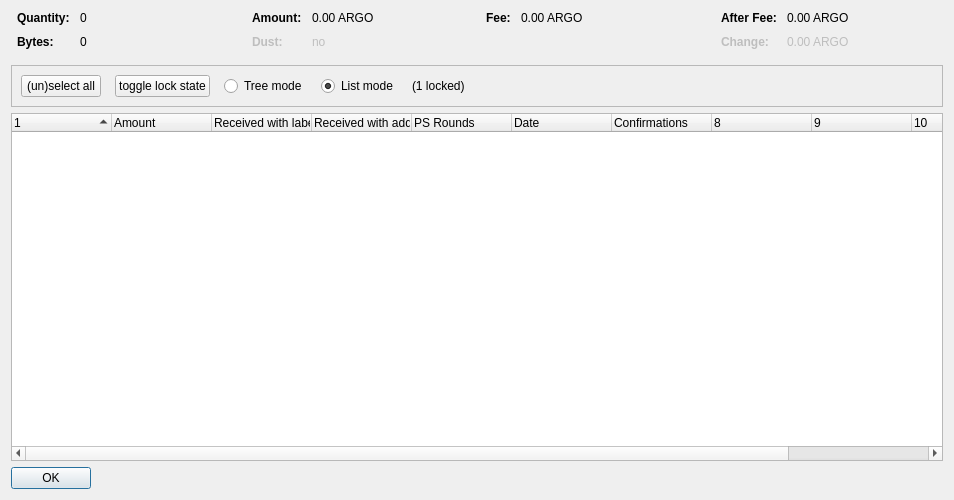
<?xml version="1.0" encoding="UTF-8"?>
<ui version="4.0">
 <class>CoinControlDialog</class>
 <widget class="QDialog" name="CoinControlDialog">
  <property name="geometry">
   <rect>
    <x>0</x>
    <y>0</y>
    <width>954</width>
    <height>500</height>
   </rect>
  </property>
  <property name="windowTitle">
   <string>Coin Selection</string>
  </property>
  <layout class="QVBoxLayout" name="verticalLayout">
   <item>
    <layout class="QHBoxLayout" name="horizontalLayoutTop" stretch="0,0,0,0">
     <property name="topMargin">
      <number>0</number>
     </property>
     <property name="bottomMargin">
      <number>10</number>
     </property>
     <item>
      <layout class="QFormLayout" name="formLayoutCoinControl1">
       <property name="horizontalSpacing">
        <number>10</number>
       </property>
       <property name="verticalSpacing">
        <number>10</number>
       </property>
       <property name="leftMargin">
        <number>6</number>
       </property>
       <property name="rightMargin">
        <number>6</number>
       </property>
       <item row="0" column="0">
        <widget class="QLabel" name="labelCoinControlQuantityText">
         <property name="font">
          <font>
           <weight>75</weight>
           <bold>true</bold>
          </font>
         </property>
         <property name="text">
          <string>Quantity:</string>
         </property>
        </widget>
       </item>
       <item row="0" column="1">
        <widget class="QLabel" name="labelCoinControlQuantity">
         <property name="cursor">
          <cursorShape>IBeamCursor</cursorShape>
         </property>
         <property name="contextMenuPolicy">
          <enum>Qt::ActionsContextMenu</enum>
         </property>
         <property name="text">
          <string notr="true">0</string>
         </property>
         <property name="textInteractionFlags">
          <set>Qt::LinksAccessibleByMouse|Qt::TextSelectableByKeyboard|Qt::TextSelectableByMouse</set>
         </property>
        </widget>
       </item>
       <item row="1" column="0">
        <widget class="QLabel" name="labelCoinControlBytesText">
         <property name="font">
          <font>
           <weight>75</weight>
           <bold>true</bold>
          </font>
         </property>
         <property name="text">
          <string>Bytes:</string>
         </property>
        </widget>
       </item>
       <item row="1" column="1">
        <widget class="QLabel" name="labelCoinControlBytes">
         <property name="cursor">
          <cursorShape>IBeamCursor</cursorShape>
         </property>
         <property name="contextMenuPolicy">
          <enum>Qt::ActionsContextMenu</enum>
         </property>
         <property name="text">
          <string notr="true">0</string>
         </property>
         <property name="textInteractionFlags">
          <set>Qt::LinksAccessibleByMouse|Qt::TextSelectableByKeyboard|Qt::TextSelectableByMouse</set>
         </property>
        </widget>
       </item>
      </layout>
     </item>
     <item>
      <layout class="QFormLayout" name="formLayoutCoinControl2">
       <property name="horizontalSpacing">
        <number>10</number>
       </property>
       <property name="verticalSpacing">
        <number>10</number>
       </property>
       <property name="leftMargin">
        <number>6</number>
       </property>
       <property name="rightMargin">
        <number>6</number>
       </property>
       <item row="0" column="0">
        <widget class="QLabel" name="labelCoinControlAmountText">
         <property name="font">
          <font>
           <weight>75</weight>
           <bold>true</bold>
          </font>
         </property>
         <property name="text">
          <string>Amount:</string>
         </property>
        </widget>
       </item>
       <item row="0" column="1">
        <widget class="QLabel" name="labelCoinControlAmount">
         <property name="cursor">
          <cursorShape>IBeamCursor</cursorShape>
         </property>
         <property name="contextMenuPolicy">
          <enum>Qt::ActionsContextMenu</enum>
         </property>
         <property name="text">
          <string notr="true">0.00 ARGO</string>
         </property>
         <property name="textInteractionFlags">
          <set>Qt::LinksAccessibleByMouse|Qt::TextSelectableByKeyboard|Qt::TextSelectableByMouse</set>
         </property>
        </widget>
       </item>
       <item row="1" column="0">
        <widget class="QLabel" name="labelCoinControlLowOutputText">
         <property name="enabled">
          <bool>false</bool>
         </property>
         <property name="font">
          <font>
           <weight>75</weight>
           <bold>true</bold>
          </font>
         </property>
         <property name="text">
          <string>Dust:</string>
         </property>
        </widget>
       </item>
       <item row="1" column="1">
        <widget class="QLabel" name="labelCoinControlLowOutput">
         <property name="enabled">
          <bool>false</bool>
         </property>
         <property name="cursor">
          <cursorShape>IBeamCursor</cursorShape>
         </property>
         <property name="contextMenuPolicy">
          <enum>Qt::ActionsContextMenu</enum>
         </property>
         <property name="text">
          <string notr="true">no</string>
         </property>
         <property name="textInteractionFlags">
          <set>Qt::LinksAccessibleByMouse|Qt::TextSelectableByKeyboard|Qt::TextSelectableByMouse</set>
         </property>
        </widget>
       </item>
      </layout>
     </item>
     <item>
      <layout class="QFormLayout" name="formLayoutCoinControl3">
       <property name="horizontalSpacing">
        <number>10</number>
       </property>
       <property name="verticalSpacing">
        <number>10</number>
       </property>
       <property name="leftMargin">
        <number>6</number>
       </property>
       <property name="rightMargin">
        <number>6</number>
       </property>
       <item row="0" column="0">
        <widget class="QLabel" name="labelCoinControlFeeText">
         <property name="font">
          <font>
           <weight>75</weight>
           <bold>true</bold>
          </font>
         </property>
         <property name="text">
          <string>Fee:</string>
         </property>
        </widget>
       </item>
       <item row="0" column="1">
        <widget class="QLabel" name="labelCoinControlFee">
         <property name="cursor">
          <cursorShape>IBeamCursor</cursorShape>
         </property>
         <property name="contextMenuPolicy">
          <enum>Qt::ActionsContextMenu</enum>
         </property>
         <property name="text">
          <string notr="true">0.00 ARGO</string>
         </property>
         <property name="textInteractionFlags">
          <set>Qt::LinksAccessibleByMouse|Qt::TextSelectableByKeyboard|Qt::TextSelectableByMouse</set>
         </property>
        </widget>
       </item>
      </layout>
     </item>
     <item>
      <layout class="QFormLayout" name="formLayoutCoinControl4">
       <property name="horizontalSpacing">
        <number>10</number>
       </property>
       <property name="verticalSpacing">
        <number>10</number>
       </property>
       <property name="leftMargin">
        <number>6</number>
       </property>
       <property name="rightMargin">
        <number>6</number>
       </property>
       <item row="0" column="0">
        <widget class="QLabel" name="labelCoinControlAfterFeeText">
         <property name="font">
          <font>
           <weight>75</weight>
           <bold>true</bold>
          </font>
         </property>
         <property name="text">
          <string>After Fee:</string>
         </property>
        </widget>
       </item>
       <item row="0" column="1">
        <widget class="QLabel" name="labelCoinControlAfterFee">
         <property name="cursor">
          <cursorShape>IBeamCursor</cursorShape>
         </property>
         <property name="contextMenuPolicy">
          <enum>Qt::ActionsContextMenu</enum>
         </property>
         <property name="text">
          <string notr="true">0.00 ARGO</string>
         </property>
         <property name="textInteractionFlags">
          <set>Qt::LinksAccessibleByMouse|Qt::TextSelectableByKeyboard|Qt::TextSelectableByMouse</set>
         </property>
        </widget>
       </item>
       <item row="1" column="0">
        <widget class="QLabel" name="labelCoinControlChangeText">
         <property name="enabled">
          <bool>false</bool>
         </property>
         <property name="font">
          <font>
           <weight>75</weight>
           <bold>true</bold>
          </font>
         </property>
         <property name="text">
          <string>Change:</string>
         </property>
        </widget>
       </item>
       <item row="1" column="1">
        <widget class="QLabel" name="labelCoinControlChange">
         <property name="enabled">
          <bool>false</bool>
         </property>
         <property name="cursor">
          <cursorShape>IBeamCursor</cursorShape>
         </property>
         <property name="contextMenuPolicy">
          <enum>Qt::ActionsContextMenu</enum>
         </property>
         <property name="text">
          <string notr="true">0.00 ARGO</string>
         </property>
         <property name="textInteractionFlags">
          <set>Qt::LinksAccessibleByMouse|Qt::TextSelectableByKeyboard|Qt::TextSelectableByMouse</set>
         </property>
        </widget>
       </item>
      </layout>
     </item>
    </layout>
   </item>
   <item>
    <widget class="QFrame" name="frame">
     <property name="minimumSize">
      <size>
       <width>0</width>
       <height>40</height>
      </size>
     </property>
     <property name="frameShape">
      <enum>QFrame::StyledPanel</enum>
     </property>
     <property name="frameShadow">
      <enum>QFrame::Sunken</enum>
     </property>
     <layout class="QHBoxLayout" name="horizontalLayout">
      <item>
       <layout class="QHBoxLayout" name="horizontalLayoutPanel" stretch="0,0,0,0,0,0">
        <property name="spacing">
         <number>14</number>
        </property>
        <item>
         <widget class="QPushButton" name="pushButtonSelectAll">
          <property name="sizePolicy">
           <sizepolicy hsizetype="Maximum" vsizetype="Fixed">
            <horstretch>0</horstretch>
            <verstretch>0</verstretch>
           </sizepolicy>
          </property>
          <property name="text">
           <string>(un)select all</string>
          </property>
          <property name="autoDefault">
           <bool>false</bool>
          </property>
         </widget>
        </item>
        <item>
         <widget class="QPushButton" name="pushButtonToggleLock">
          <property name="sizePolicy">
           <sizepolicy hsizetype="Maximum" vsizetype="Fixed">
            <horstretch>0</horstretch>
            <verstretch>0</verstretch>
           </sizepolicy>
          </property>
          <property name="text">
           <string>toggle lock state</string>
          </property>
          <property name="autoDefault">
           <bool>false</bool>
          </property>
         </widget>
        </item>
        <item>
         <widget class="QRadioButton" name="radioTreeMode">
          <property name="sizePolicy">
           <sizepolicy hsizetype="Maximum" vsizetype="Fixed">
            <horstretch>0</horstretch>
            <verstretch>0</verstretch>
           </sizepolicy>
          </property>
          <property name="text">
           <string>Tree mode</string>
          </property>
         </widget>
        </item>
        <item>
         <widget class="QRadioButton" name="radioListMode">
          <property name="sizePolicy">
           <sizepolicy hsizetype="Maximum" vsizetype="Fixed">
            <horstretch>0</horstretch>
            <verstretch>0</verstretch>
           </sizepolicy>
          </property>
          <property name="text">
           <string>List mode</string>
          </property>
          <property name="checked">
           <bool>true</bool>
          </property>
         </widget>
        </item>
        <item>
         <widget class="QLabel" name="labelLocked">
          <property name="text">
           <string>(1 locked)</string>
          </property>
         </widget>
        </item>
        <item>
         <spacer name="horizontalSpacer">
          <property name="orientation">
           <enum>Qt::Horizontal</enum>
          </property>
          <property name="sizeHint" stdset="0">
           <size>
            <width>40</width>
            <height>20</height>
           </size>
          </property>
         </spacer>
        </item>
       </layout>
      </item>
     </layout>
    </widget>
   </item>
   <item>
    <widget class="CoinControlTreeWidget" name="treeWidget">
     <property name="contextMenuPolicy">
      <enum>Qt::CustomContextMenu</enum>
     </property>
     <property name="sortingEnabled">
      <bool>false</bool>
     </property>
     <property name="columnCount">
      <number>11</number>
     </property>
     <attribute name="headerShowSortIndicator" stdset="0">
      <bool>true</bool>
     </attribute>
     <attribute name="headerStretchLastSection">
      <bool>false</bool>
     </attribute>
     <column>
      <property name="text">
       <string/>
      </property>
     </column>
     <column>
      <property name="text">
       <string>Amount</string>
      </property>
     </column>
     <column>
      <property name="text">
       <string>Received with label</string>
      </property>
     </column>
     <column>
      <property name="text">
       <string>Received with address</string>
      </property>
     </column>
     <column>
      <property name="text">
       <string>PS Rounds</string>
      </property>
     </column>
     <column>
      <property name="text">
       <string>Date</string>
      </property>
     </column>
     <column>
      <property name="text">
       <string>Confirmations</string>
      </property>
      <property name="toolTip">
       <string>Confirmed</string>
      </property>
     </column>
     <column>
      <property name="text">
       <string/>
      </property>
     </column>
     <column>
      <property name="text">
       <string/>
      </property>
     </column>
     <column>
      <property name="text">
       <string/>
      </property>
     </column>
     <column>
      <property name="text">
       <string/>
      </property>
     </column>
    </widget>
   </item>
   <item>
    <widget class="QDialogButtonBox" name="buttonBox">
     <property name="sizePolicy">
      <sizepolicy hsizetype="Maximum" vsizetype="Fixed">
       <horstretch>0</horstretch>
       <verstretch>0</verstretch>
      </sizepolicy>
     </property>
     <property name="orientation">
      <enum>Qt::Horizontal</enum>
     </property>
     <property name="standardButtons">
      <set>QDialogButtonBox::Ok</set>
     </property>
    </widget>
   </item>
  </layout>
 </widget>
 <customwidgets>
  <customwidget>
   <class>CoinControlTreeWidget</class>
   <extends>QTreeWidget</extends>
   <header>coincontroltreewidget.h</header>
  </customwidget>
 </customwidgets>
 <resources/>
 <connections/>
</ui>
